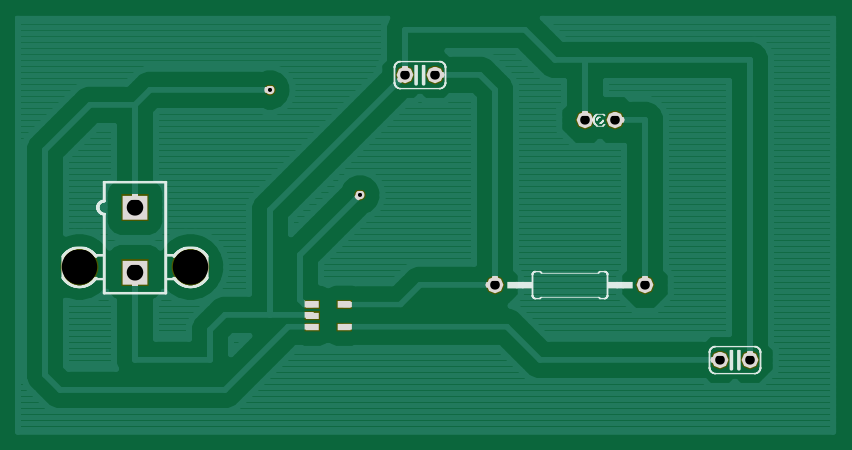
#> input picture data/processed_data/1-10-top.png, 852 x 450 px; its folder holds 4 pictures in this run
$ jupyter execute --allow-errors trace_detection.ipynb
#> lines starting #> are read from the running program, lines starting #| are printed output that depends on the picture; after the words box and inside, x2 and y2 are one past the last pixel; in counts of white or black regions, pixels touching at a corner belong together
[cell 1]
import numpy as np
from matplotlib import pyplot as plt
from time import time
import os
import cv2
from skimage import color
import itertools
import operator
import matplotlib.patches as patches
import xml.etree.ElementTree as ET

############################################### file loading related methods ###############################################

def load_img(path):
    """
    load image from path
    path: input path of image
    """
#> called with path = '../data/processed_data/1-10-top.png'
    return cv2.imread(path)
#> returned value is the input picture: shape (450, 852, 3); mean B, G, R 79.1, 113.3, 26.1

def get_all_top_image_paths(root='../data/processed_data/'):
    return [root+x for x in os.listdir(root) if 'top' in x and 'copper' not in x]

def get_all_copper_image_paths(root='../data/processed_data/'):
    return [root+x for x in os.listdir(root) if 'top' in x and 'copper' in x]

[cell 2]
import xml.etree.ElementTree as ET
import os
import matplotlib.pyplot as plt
import collections
import cv2
import numpy as np


def get_all_label_paths(root='../data/labels/'):
    return [root+x for x in os.listdir(root)]

# [12 lines left out: function get_all_bounding_box_from_file, not called in this run]

#> (a cell that did not finish here is left out)

[cell 4]
# [7 lines left out: function in_box, not called in this run]

[cell 5]
def get_all_connected_pixels(img, start_pos):
    """
    Two pixels are called connected if there is a sequence of intermediate pixels that are exactly the same and are adjacent to each other
    return: all pixels connected to the start_pos.
    """

    queue = collections.deque()
    visited = set()
    pixel = img[start_pos[0]][start_pos[1]]
    queue.append(start_pos)
    visited.add(start_pos)

    while queue:
        pos = queue.popleft()
        for i, j in [[pos[0]-1, pos[1]], [pos[0], pos[1]-1], [pos[0]+1, pos[1]], [pos[0], pos[1]+1]]:
            if 0 <= i < len(img) and 0 <= j < len(img[0]) and (i, j) not in visited and img[i][j] == pixel:
                queue.append((i, j))
                visited.add((i, j))
    return visited


def display_by_marking(img, target_ixs, color=(255, 0, 0)):
    """
    Display the image after marking pixels as ixs to the target color
    """
    img = np.array(img)
    for i, j in target_ixs:
        img[i, j] = color
    fig, ax = plt.subplots(1)
    plt.imshow(img, cmap='gray')
    return ax

[cell 6]
processed_path = '../data/processed_data/'
all_top_imgs = [load_img(processed_path+x) for x in os.listdir(processed_path) if 'top' in x and 'copper' not in x]
#> all_top_imgs = 1 item
all_top_copper_imgs = [load_img(processed_path+x) for x in os.listdir(processed_path) if 'top' in x and 'copper' in x]
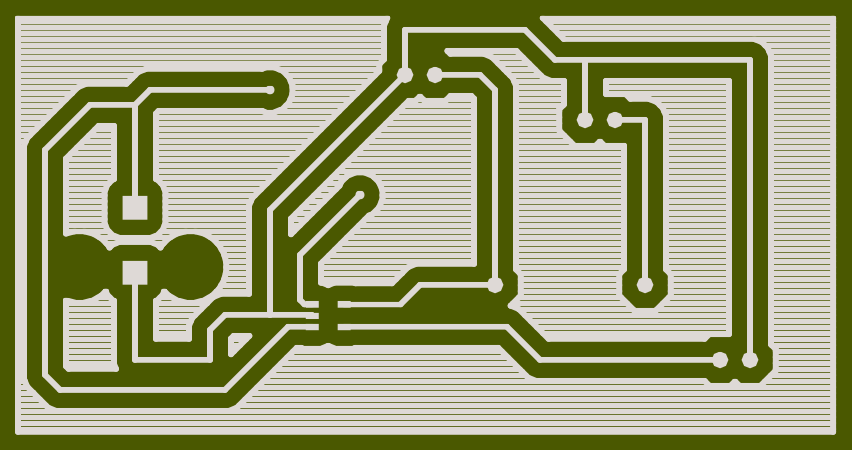
#> input picture data/processed_data/1-10-top-copper.png, 852 x 450 px
#> in load_img, returned value is the input picture: shape (450, 852, 3); mean B, G, R 119, 159.8, 156.3
#> all_top_copper_imgs = 1 item

[cell 7]
def to_binary_copper(img):
    """
    img: input copper img in numpy format
    return: binary image
    """
    return np.array(img[:, :, 0] > 0.5).astype('int')

[cell 8]
for i in range(len(all_top_copper_imgs)):
    plt.figure()
    plt.imshow(to_binary_copper(all_top_copper_imgs[i]), cmap='gray')
#> this loop made 1 pass
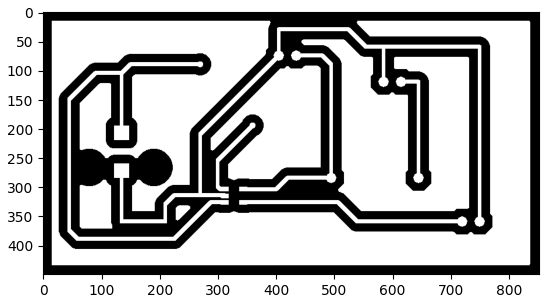
#> figure drawn by matplotlib, 1 panel

[cell 9]
def area_coverage(img, points):
    """
    Calculate IOU with tightest bounding box
    """
    min_row = min(p[0] for p in points)
    min_col = min(p[1] for p in points)
    max_row = max(p[0] for p in points)
    max_col = max(p[1] for p in points)

    intersection = len(points)
    union = (max_row-min_row+1)*(max_col-min_col+1)
    return intersection/union


def detect_traces(img):
    """
    img: input copper image in numpy format
    return: list of [points contained in each trace]
    """
    img = to_binary_copper(img)
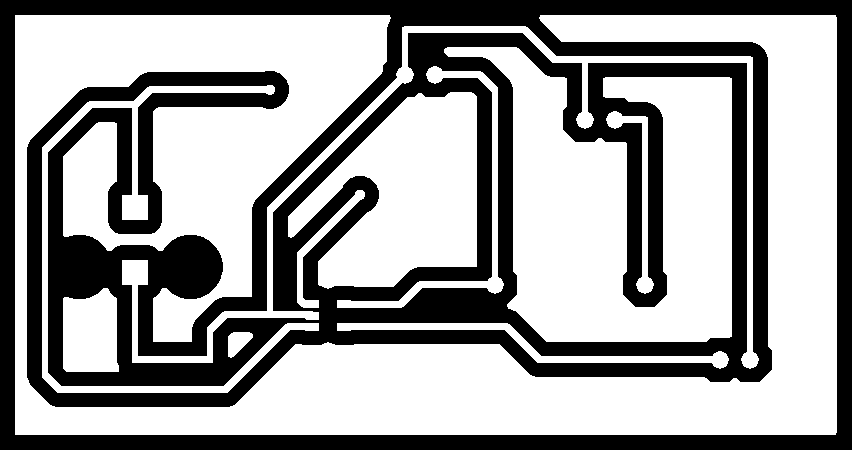
#> img: shape (450, 852) int64; values 0 (black) and 1 (white), 62.5% white; 1 black region, box (x1, y1, x2, y2) and area: (0, 0, 852, 450) 143918
    visited = set()
#> visited = 0 items
    res = []
    for i in range(len(img)):
        for j in range(len(img[0])):
            if img[i][j] == 1 and (i, j) not in visited:
                all_connected = get_all_connected_pixels(img, (i, j))
                if area_coverage(img, all_connected) < 0.3:
                    res.append(all_connected)
                visited = visited.union(all_connected)
#> in get_all_connected_pixels, `pixel = img[start_pos[0]][start_pos[1]]`: pixel = 1
    return res

# Detect traces

[cell 10]
for trace in detect_traces(all_top_copper_imgs[0]):
#> in area_coverage, `min_row = min(p[0] for p in points)`: min_row = 15
#> in area_coverage, `max_row = max(p[0] for p in points)`: max_row = 434
#> in area_coverage, `max_col = max(p[1] for p in points)`: max_col = 836
#> in area_coverage, `intersection = len(points)`: intersection = 138130
#> in area_coverage, `union = (max_row-min_row+1)*(max_col-min_col+1)`: union = 345240
    display_by_marking(all_top_copper_imgs[0], trace, color=(255, 0, 0))
#> this loop made 6 passes
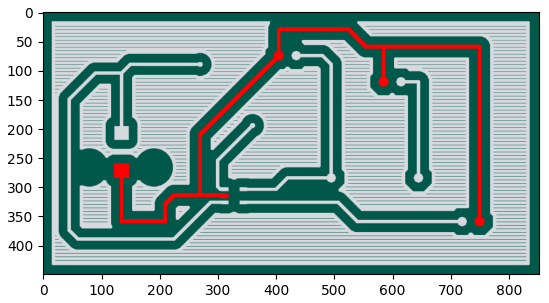
#> figure drawn by matplotlib, 1 panel; B, G, R data is drawn as R, G, B
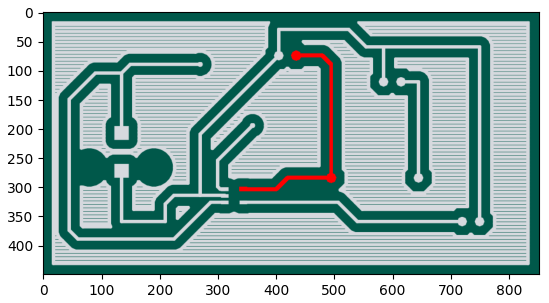
#> figure drawn by matplotlib, 1 panel; B, G, R data is drawn as R, G, B
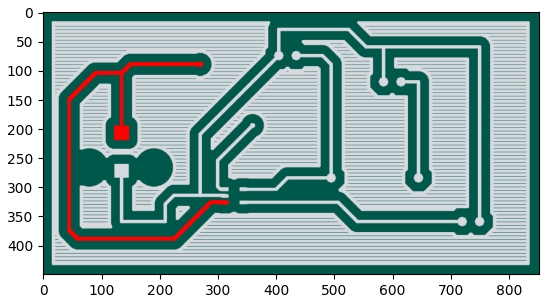
#> figure drawn by matplotlib, 1 panel; B, G, R data is drawn as R, G, B
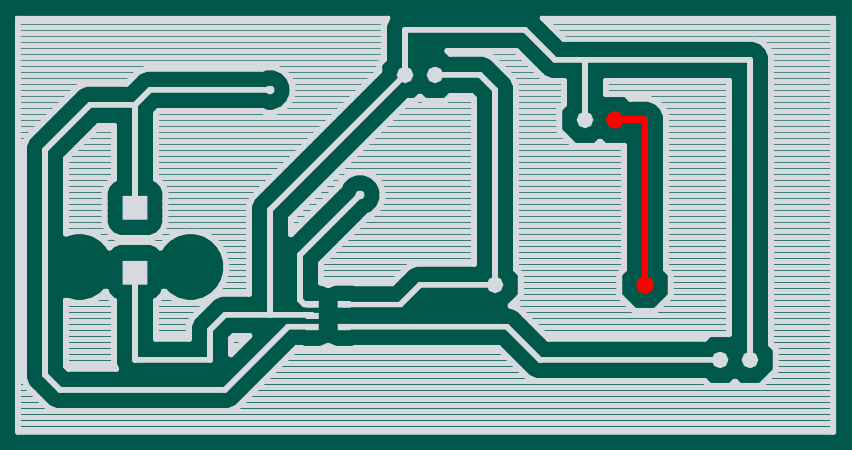
#> shown: shape (450, 852, 3); mean R, G, B 119.2, 158.9, 155.4
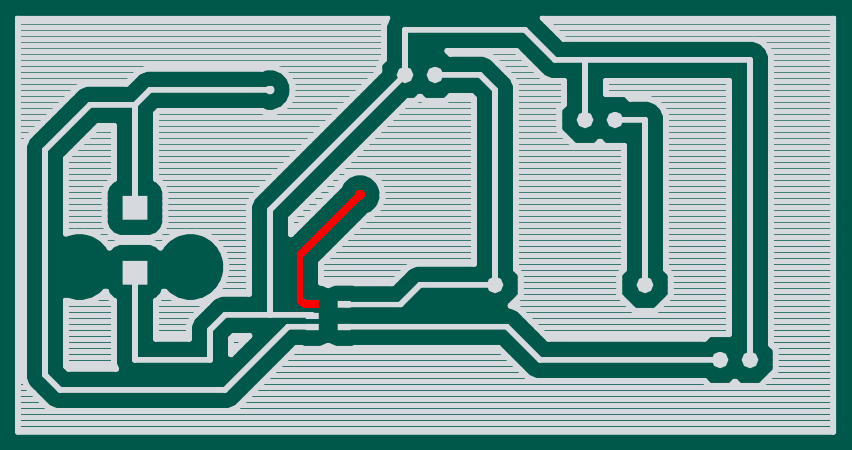
#> shown: shape (450, 852, 3); mean R, G, B 119.2, 159.2, 155.7
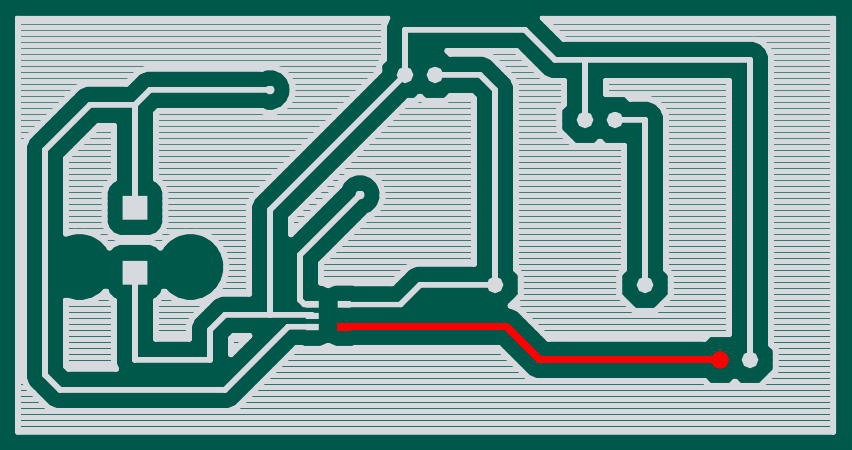
#> shown: shape (450, 852, 3); mean R, G, B 119.7, 158.2, 154.8

[cell 11]
# [38 lines left out: functions plot_box, get_topology, get_topology_from_path, not called in this run]

[cell 12]
all_top_copper_files = get_all_copper_image_paths()
#> all_top_copper_files = 1 item
#> (the rest of this cell did not finish here and is left out)

#> (a cell that did not finish here is left out)

#> (a cell that did not finish here is left out)

# Negative example

#> (a cell that did not finish here is left out)

#> (a cell that did not finish here is left out)

# Check trace mil

[cell 17]
def trace_mil_ge(img, points, pixels=5):
    same_row = collections.defaultdict(set)
    same_col = collections.defaultdict(set)
    for i, j in points:
        same_row[i].add(j)
        same_col[j].add(i)

    for same_dict in [same_row, same_col]:
        for k in same_dict:
            to_check = sorted(same_dict[k])
            for _, g in itertools.groupby(enumerate(to_check), lambda ab:(ab[0]-ab[1])):
                curr_segment = list(map(operator.itemgetter(1), g))
                if len(curr_segment) < pixels:
                    print('{}: {} - {}'.format('row' if same_dict==same_row else 'col', k, curr_segment))
                    plt.figure()

                    if same_dict == same_row:
                        i = k
                        for j in curr_segment:
                            img[i, j] = [255, 0, 0]
                    else:
                        j = k
                        for i in curr_segment:
                            img[i, j] = [255, 0, 0]

                    plt.imshow(img)

                    return False
    return True

def all_trace_valid(copper_img):
    """
    copper_img: input copper img in numpy format
    """
    for trace in detect_traces(copper_img):
        if not trace_mil_ge(np.array(copper_img), trace):
            return False
    return True

[cell 18]
failed_imgs = 0

for img in all_top_copper_imgs:
    if not all_trace_valid(img):
        failed_imgs += 1
#> this loop made 1 pass
#> failed_imgs on pass 1: 1
#| row: 128 - [584, 585]
#> after the loop, failed_imgs = 1

print('Failed count: {}'.format(failed_imgs/len(all_top_copper_imgs)))
#| Failed count: 1.0
#> figure, not shown here; B, G, R data is drawn as R, G, B
